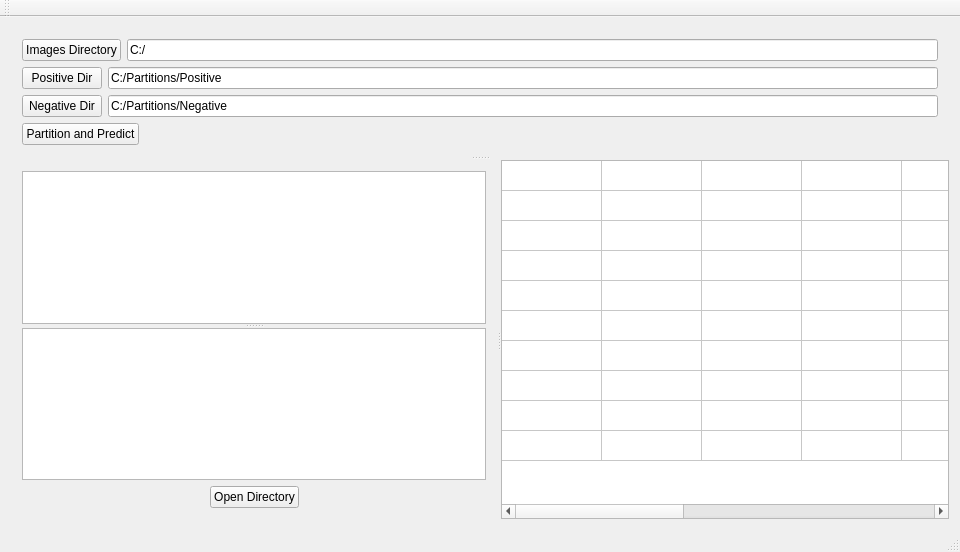
<?xml version="1.0" encoding="UTF-8"?>
<ui version="4.0">
 <class>MainWindow</class>
 <widget class="QMainWindow" name="MainWindow">
  <property name="geometry">
   <rect>
    <x>0</x>
    <y>0</y>
    <width>960</width>
    <height>552</height>
   </rect>
  </property>
  <property name="windowTitle">
   <string>MainWindow</string>
  </property>
  <widget class="QWidget" name="centralWidget">
   <layout class="QGridLayout" name="gridLayout">
    <item row="0" column="0">
     <widget class="QSplitter" name="splitter_3">
      <property name="orientation">
       <enum>Qt::Vertical</enum>
      </property>
      <widget class="QWidget" name="">
       <layout class="QVBoxLayout" name="verticalLayout_2">
        <item>
         <layout class="QHBoxLayout" name="horizontalLayout_4">
          <item>
           <widget class="QPushButton" name="openButton">
            <property name="sizePolicy">
             <sizepolicy hsizetype="Minimum" vsizetype="Fixed">
              <horstretch>0</horstretch>
              <verstretch>0</verstretch>
             </sizepolicy>
            </property>
            <property name="text">
             <string>Images Directory</string>
            </property>
           </widget>
          </item>
          <item>
           <widget class="QLineEdit" name="urlLabel">
            <property name="text">
             <string>C:/</string>
            </property>
           </widget>
          </item>
         </layout>
        </item>
        <item>
         <layout class="QHBoxLayout" name="horizontalLayout_9">
          <item>
           <widget class="QPushButton" name="getDirPos">
            <property name="text">
             <string>Positive Dir</string>
            </property>
           </widget>
          </item>
          <item>
           <widget class="QLineEdit" name="lineEdit">
            <property name="text">
             <string>C:/Partitions/Positive</string>
            </property>
           </widget>
          </item>
         </layout>
        </item>
        <item>
         <layout class="QHBoxLayout" name="horizontalLayout_8">
          <item>
           <widget class="QPushButton" name="getDirNeg">
            <property name="text">
             <string>Negative Dir</string>
            </property>
           </widget>
          </item>
          <item>
           <widget class="QLineEdit" name="lineEdit_2">
            <property name="text">
             <string>C:/Partitions/Negative</string>
            </property>
           </widget>
          </item>
         </layout>
        </item>
        <item>
         <layout class="QHBoxLayout" name="horizontalLayout_2">
          <item>
           <widget class="QPushButton" name="button_predict">
            <property name="text">
             <string>Partition and Predict</string>
            </property>
           </widget>
          </item>
          <item>
           <spacer name="horizontalSpacer_3">
            <property name="orientation">
             <enum>Qt::Horizontal</enum>
            </property>
            <property name="sizeHint" stdset="0">
             <size>
              <width>40</width>
              <height>20</height>
             </size>
            </property>
           </spacer>
          </item>
         </layout>
        </item>
       </layout>
      </widget>
      <widget class="QSplitter" name="splitter_2">
       <property name="orientation">
        <enum>Qt::Horizontal</enum>
       </property>
       <widget class="QWidget" name="">
        <layout class="QVBoxLayout" name="verticalLayout">
         <item>
          <widget class="QSplitter" name="splitter">
           <property name="orientation">
            <enum>Qt::Vertical</enum>
           </property>
           <widget class="QListWidget" name="listWidget"/>
           <widget class="QListWidget" name="dirList"/>
          </widget>
         </item>
         <item>
          <layout class="QHBoxLayout" name="horizontalLayout">
           <item>
            <spacer name="horizontalSpacer">
             <property name="orientation">
              <enum>Qt::Horizontal</enum>
             </property>
             <property name="sizeHint" stdset="0">
              <size>
               <width>40</width>
               <height>20</height>
              </size>
             </property>
            </spacer>
           </item>
           <item>
            <widget class="QPushButton" name="openButton_2">
             <property name="text">
              <string>Open Directory</string>
             </property>
            </widget>
           </item>
           <item>
            <spacer name="horizontalSpacer_2">
             <property name="orientation">
              <enum>Qt::Horizontal</enum>
             </property>
             <property name="sizeHint" stdset="0">
              <size>
               <width>40</width>
               <height>20</height>
              </size>
             </property>
            </spacer>
           </item>
          </layout>
         </item>
        </layout>
       </widget>
       <widget class="QTableWidget" name="grid">
        <property name="sizePolicy">
         <sizepolicy hsizetype="Expanding" vsizetype="Expanding">
          <horstretch>0</horstretch>
          <verstretch>0</verstretch>
         </sizepolicy>
        </property>
        <property name="layoutDirection">
         <enum>Qt::LeftToRight</enum>
        </property>
        <property name="iconSize">
         <size>
          <width>125</width>
          <height>200</height>
         </size>
        </property>
        <attribute name="horizontalHeaderVisible">
         <bool>false</bool>
        </attribute>
        <attribute name="verticalHeaderVisible">
         <bool>false</bool>
        </attribute>
        <row>
         <property name="text">
          <string/>
         </property>
        </row>
        <row>
         <property name="text">
          <string/>
         </property>
        </row>
        <row>
         <property name="text">
          <string/>
         </property>
        </row>
        <row>
         <property name="text">
          <string/>
         </property>
        </row>
        <row>
         <property name="text">
          <string/>
         </property>
        </row>
        <row>
         <property name="text">
          <string/>
         </property>
        </row>
        <row>
         <property name="text">
          <string/>
         </property>
        </row>
        <row>
         <property name="text">
          <string/>
         </property>
        </row>
        <row>
         <property name="text">
          <string/>
         </property>
        </row>
        <row>
         <property name="text">
          <string/>
         </property>
        </row>
        <column>
         <property name="text">
          <string/>
         </property>
        </column>
        <column>
         <property name="text">
          <string/>
         </property>
        </column>
        <column>
         <property name="text">
          <string/>
         </property>
        </column>
        <column>
         <property name="text">
          <string/>
         </property>
        </column>
        <column>
         <property name="text">
          <string/>
         </property>
        </column>
        <column>
         <property name="text">
          <string/>
         </property>
        </column>
        <column>
         <property name="text">
          <string/>
         </property>
        </column>
        <column>
         <property name="text">
          <string/>
         </property>
        </column>
        <column>
         <property name="text">
          <string/>
         </property>
        </column>
        <column>
         <property name="text">
          <string/>
         </property>
        </column>
       </widget>
      </widget>
     </widget>
    </item>
   </layout>
  </widget>
  <widget class="QMenuBar" name="menuBar">
   <property name="geometry">
    <rect>
     <x>0</x>
     <y>0</y>
     <width>960</width>
     <height>26</height>
    </rect>
   </property>
  </widget>
  <widget class="QToolBar" name="mainToolBar">
   <attribute name="toolBarArea">
    <enum>TopToolBarArea</enum>
   </attribute>
   <attribute name="toolBarBreak">
    <bool>false</bool>
   </attribute>
  </widget>
  <widget class="QStatusBar" name="statusBar"/>
 </widget>
 <layoutdefault spacing="6" margin="11"/>
 <resources/>
 <connections/>
</ui>
